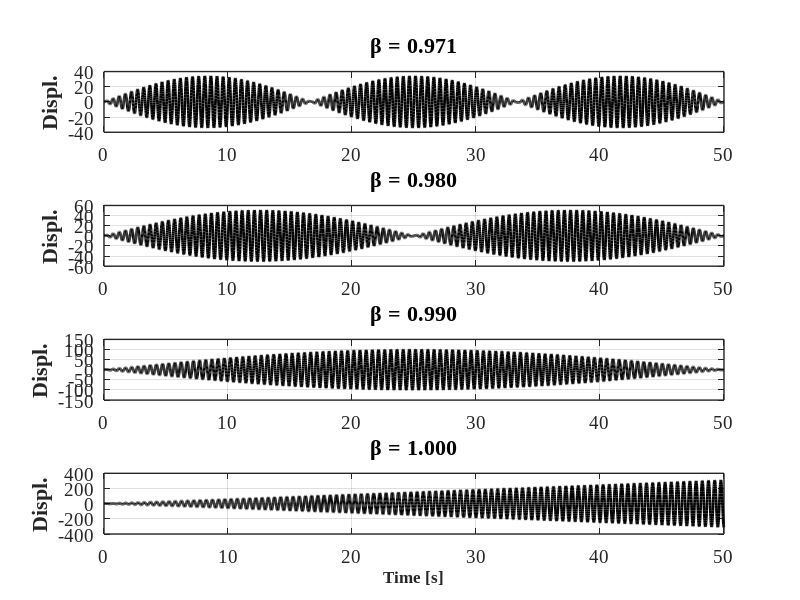

The MATLAB script that drew this image:
%% Structural Dynamics and Vibration Control(M. Azimi et al.)
%% Figure 3-12: Response of An Undamped SDOF at Different Frequencies (Harmonic Loading)

clear; close all; clc;
%% Calculate and Plot The Reseponse
figure(1);  set(figure(1), 'Position', [100   100   900   600])
i = 0;
for f = [2.06, 2.04, 2.02, 2.000000001]
    i = i+1;
    
    ff      = 2.00;
    w_n     = 2*pi*f;
    w       = 2*pi*ff;
    ystatic = 1;
    beta    = w/w_n;
    t       = 0:0.01:50;   % Time vector
    y       =(ystatic/(1-beta^2))*(sin(w*t)-beta*sin(w_n*t));
    
    DeltaOmega = (w_n-w)/2;
    wr      = w_n/DeltaOmega;
        
    subplot(4,1,i)
        plot(t,y,'-k','LineWidth',2); grid on
        set(gca, 'LineWidth',1, 'FontWeight','normal', 'FontName','Times New Roman', 'FontSize',14)               
        ylabel('Displ.', 'fontsize',16, 'fontname','Times New Roman','FontWeight','Bold')
        title(['\beta = ',num2str(beta,'%.3f')], 'fontsize',16, 'fontname','Times New Roman','FontWeight','Bold')

    if i==4
        xlabel('Time [s]', 'fontsize',12, 'fontname','Times New Roman','FontWeight','Bold')
    end
end

%% Print
print('FIG_3_12','-dpng')
